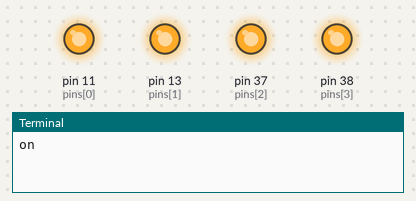
A program run on a simulated Raspberry Pi (header pin numbers). On the bench: output pins drawn as LEDs (lit = HIGH), the last lines printed to the terminal.

Above: at 1.5 s.
At 4.5 s:
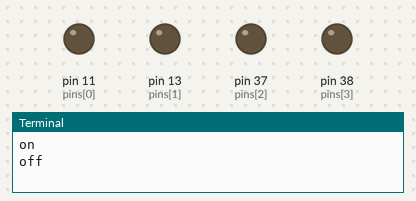
Timing chart, 0 to 7.8 s (numbered marks = the images above):
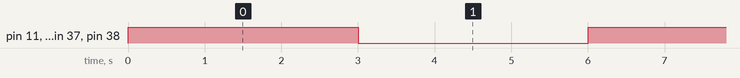

The program:

gpio_on_off.py
```python
import RPi.GPIO as GPIO
import time

# Change this if you want to use a different pin
pins = [11, 13, 37, 38]

GPIO.setmode(GPIO.BOARD)
for pin in pins:
  GPIO.setup(pin, GPIO.OUT)

while True:
  for pin in pins:
    GPIO.output(pin, 1)
  print("on")
  time.sleep(3)

  for pin in pins:
    GPIO.output(pin, 0)
  print("off")
  time.sleep(3)
```

Measured:
- by itself, pin 11 (pins[0]), pin 13 (pins[1]), pin 37 (pins[2]), pin 38 (pins[3]): alternates HIGH for 3.0 s and LOW for 3.0 s
